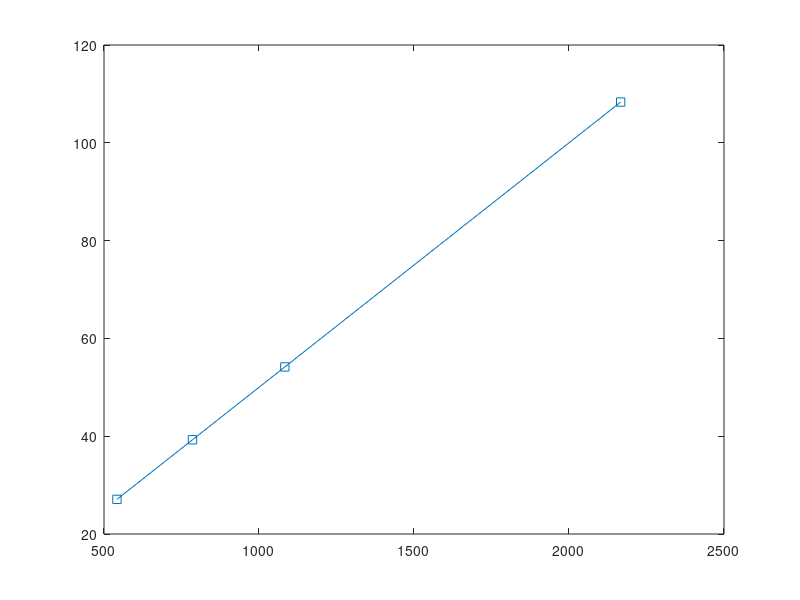

Reproduce this figure in MATLAB. (Note: this script raises an error after producing the figure.)
close all; clear;

% Colors for plots
co = [0.0000 0.4470 0.7410
      0.8500 0.3250 0.0980
      0.9290 0.6940 0.1250
      0.4940 0.1840 0.5560
      0.4660 0.6740 0.1880
      0.3010 0.7450 0.9330
      0.6350 0.0780 0.1840];

%% PATHS
% Inputs path
input_folder = '../data_generation/inputs/';
addpath(input_folder)

% functions paths
addpath(genpath('utils'))
addpath(genpath('/home/hernan/cardiac-motion'))
addpath(genpath('/home/hernan/HARPIanalysis'))

% Output folder
outputs = {'outputs/noisy/HARPI/',
           'outputs/noisy/Exact/',
           'outputs/noisy/HARP/',
           'outputs/noisy/SinMod/'};
for i=1:numel(outputs)
   mkdir(outputs{i});
end
   
%% INPUT DATA
% Analysis to be performed
RUN_EXACT   = false;
RUN_SinMod  = false;
RUN_HARP    = false;
RUN_HARPI   = true;
RUN_TAGGING = RUN_SinMod || RUN_HARP || RUN_HARPI;
RUN_ERROR   = true;

% Errors to be estimated
SinMod_ERROR = true;
HARP_ERROR = true;
HARPI_ERROR = true;

% Number of cardiac phases
fr  = 1:6;
Nfr = numel(fr);

%% FILTERS SPECS (for image processing)
% Filter specs
KSpaceFilter = 'Transmission';
BTW_cutoff = [1 1 1 1];
BTW_order  = [];
KSpaceFollowing = false;

% KSpaceFilter = 'Butterworth';
% BTW_cutoff = [12, 10, 9, 7];
% BTW_order  = 10;
% KSpaceFollowing = false;


%% IMAGING PARAMETERS
% Resolutions
pxsz = [0.001,0.001];
FOV  = [0.1 0.1];
resolution = FOV./pxsz;

% Encoding frequencies
tag_spac = [2.9*pxsz(1) 5.8*pxsz(1) 8*pxsz(1) 11.6*pxsz(1)]; % [m]
ke_spamm = 2*pi./tag_spac;                                   % [rad/m]

%% HARPI INTERPOLATION SPECS
% HARPI options
% undersamplingfac = 1;                   % undersampling factor
% avgundersampling = false;               % average undersampling 
% interpolation    = 'MultiquadricO3RBF';   % interpolation scheme ('gridfit'/'tpaps')
% RBFFactors       = 0.2*ke_spamm;%0.2*ke_spamm;%0.05*ke_spamm
% smoothingfac     = 1e-4;

% % Current working setup (Butterworth)
% undersamplingfac = 1;                   % undersampling factor
% avgundersampling = false;               % average undersampling 
% interpolation    = 'MultiquadricO3RBF'; % interpolation scheme ('gridfit'/'tpaps')
% RBFFactors       = 0.05*ke_spamm;       %0.2*ke_spamm;%0.05*ke_spamm
% smoothingfac     = 1e-01*(ke_spamm/ke_spamm(2));

% Current working setup (Transmission)
alpha = (ke_spamm/ke_spamm(1)).^1;
undersamplingfac = 1;                   % undersampling factor
avgundersampling = false;               % average undersampling 
interpolation    = 'MultiquadricO3RBF'; % interpolation scheme ('gridfit'/'tpaps')
RBFFactors       = 0.05*ke_spamm(1)*alpha;
smoothingfac     = 1.0e-02*alpha;

figure(1)
plot(ke_spamm,0.05*ke_spamm(1)*alpha,'s-')
pause

% HARPI output folder
if avgundersampling
  harpi_output = [outputs{1},sprintf('%s/avg/%dX/',interpolation,undersamplingfac)];
else
  harpi_output = [outputs{1},sprintf('%s/no_avg/%dX/',interpolation,undersamplingfac)];    
end
mkdir(harpi_output)

%% MAIN CODE
% Data to be analyzed
data = 0:9;
bias_EXACT  = [];                                      % Corrupted exact data
bias_SinMod = [];                                      % Corrupted C-SPAMM data
bias_HARP   = [];                                      % Corrupted C-SPAMM data
bias = [bias_SinMod, bias_HARP, bias_EXACT];
data(bias) = [];

% Sizes
nos = numel(tag_spac);      % number of tag spacings
nod = numel(data);

%% ERRORS
tmp = NaN([nod nos Nfr]);
nRMSE = struct(...
    'HARPI',    tmp,...
    'SinMod',   tmp,...
    'HARP',     tmp);
MDE = struct(...
    'HARPI',    tmp,...
    'SinMod',   tmp,...
    'HARP',     tmp);
nRMSE_CC = struct(...
    'HARPI',    tmp,...
    'SinMod',   tmp,...
    'HARP',     tmp);
nRMSE_RR = struct(...
    'HARPI',    tmp,...
    'SinMod',   tmp,...
    'HARP',     tmp);

% Peak, min and mean strain
tmp = NaN([nod nos Nfr]);
max_values = struct(...
        'CC_HARPI', tmp,...
        'CC_HARP', tmp,...
        'CC_SinMod', tmp,...
        'CC_EXACT', tmp,...
        'RR_HARPI', tmp,...
        'RR_HARP', tmp,...
        'RR_SinMod', tmp,...
        'RR_EXACT', tmp);
min_values = struct(...
        'CC_HARPI', tmp,...
        'CC_HARP', tmp,...
        'CC_SinMod', tmp,...
        'CC_EXACT', tmp,...
        'RR_HARPI', tmp,...
        'RR_HARP', tmp,...
        'RR_SinMod', tmp,...
        'RR_EXACT', tmp);
mean_values = struct(...
        'CC_HARPI', tmp,...
        'CC_HARP', tmp,...
        'CC_SinMod', tmp,...
        'CC_EXACT', tmp,...
        'RR_HARPI', tmp,...
        'RR_HARP', tmp,...
        'RR_SinMod', tmp,...
        'RR_EXACT', tmp);

%% EXACT ANALYSIS
if RUN_EXACT
    for d=1:nod
        for f=1:nos


            % Load data
            filename = sprintf('I_d%02d_f%01d_r%01d.mat',d-1,f-1,0);
            load([input_folder,'reference_images/',filename]);
            load([input_folder,'masks/',filename]);

            % Debug
            fprintf('\n Processing EXACT data (%d/%d)',d-1,nod)

            % Rescale data
            m = I.complex.RescaleSlope;
            b = I.complex.RescaleIntercept;
            Ir = m*double(I.real.Image) + double(b);
            Ii = 1j*(m*double(I.complex.Image) + double(b));
            I = Ir + Ii;

            % Squeeze images
            range = 1:100;
            I = squeeze(I(range,range,1,:,:));
            M = squeeze(M(range,range,1,1,:));

            %
            for i=1:Nfr
                I(:,:,1,i) = I(:,:,1,i)';
                I(:,:,2,i) = I(:,:,2,i)';
                M(:,:,i) = M(:,:,i)';
            end
            
            % Remove outer pixels
            M = removeOuterPixels(M, 1);
            
            % Image size
            Isz = size(M);            
            
            % Get displacements in pixels
            ue = -0.01*angle(I)/0.001;

            % figure(1)
            % subplot 221
            % imagesc(abs(I(:,:,1,6)))
            % subplot 222
            % imagesc(ue(:,:,1,6)); caxis(0.05*[-pi,pi])
            % subplot 223
            % imagesc(abs(I(:,:,2,6)))
            % subplot 224
            % imagesc(ue(:,:,2,6)); caxis(0.05*[-pi,pi])
            % pause
            
            % Displacement
            ux_EXACT = squeeze(ue(:,:,1,:));
            uy_EXACT = squeeze(ue(:,:,2,:));                
            dxe = ux_EXACT(:,:,fr);    % millimeters
            dye = uy_EXACT(:,:,fr);    % millimeters
            dxe(~repmat(M(:,:,1),[1 1 Nfr])) = nan;
            dye(~repmat(M(:,:,1),[1 1 Nfr])) = nan;

            % Strain
            [X, Y] = meshgrid(1:size(ux_EXACT,2), 1:size(ux_EXACT,1));
            options = struct(...
                'X', X,...
                'Y', Y,...
                'mask',M(:,:,1),...
                'times',1:Nfr,...
                'dx', dxe,...
                'dy', dye,...
                'Origin', [],...
                'Orientation', []);
            st = mypixelstrain(options);
            RR_EXACT = NaN([Isz(1) Isz(2) Nfr]);
            CC_EXACT = NaN([Isz(1) Isz(2) Nfr]);
            RR_EXACT(repmat(st.maskimage(:,:,1),[1 1 Nfr])) = st.RR(:);
            CC_EXACT(repmat(st.maskimage(:,:,1),[1 1 Nfr])) = st.CC(:);

            % figure(1)
            % subplot 121;
            % imagesc(CC_EXACT(:,:,end)); colorbar; %caxis([-0.2 0.2])
            % subplot 122;
            % imagesc(RR_EXACT(:,:,end)); colorbar; %caxis([-0.2 0.2])
            % pause(0.1)
            
            % Write exact displacement and strain
            mask_exact = st.maskimage(:,:,1);
            save([outputs{2},filename(1:11),'_n0.mat'],'dxe','dye','RR_EXACT','CC_EXACT','mask_exact');
        end
    end
end


%% SinMod AND HARP ANALYSIS
if RUN_TAGGING

    for f=[2 4]%[1 2 4]%1:nos

        % SPAMM encoding frequency
        ke = [ke_spamm(f) ke_spamm(f)];

        for d=1:nod

            % Load data
            filename = sprintf('I_d%02d_f%01d_r%01d_n0.mat',d-1,f-1,0);
            load([input_folder,'noisy_images/',filename]);
            load([input_folder,'masks/',filename(1:11),'.mat']);
            
            % Rescale data
            m = I.complex.RescaleSlope;
            b = I.complex.RescaleIntercept;
            Ir = m*double(I.real.Image) + double(b);
            Ii = 1j*(m*double(I.complex.Image) + double(b));
            I = Ir + Ii;
            
            % Squeeze data
            range = 1:100;
            I = squeeze(I(range,range,1,:,:));
            M = squeeze(M(range,range,1,1,:));

            %
            for i=1:Nfr
                M(:,:,i) = M(:,:,i)';
                I(:,:,1,i) = I(:,:,1,i)';
                I(:,:,2,i) = I(:,:,2,i)';
%                 figure(10)
%                 imagesc(abs(I(:,:,1,i)).*abs(I(:,:,2,i))); colormap(gray)
%                 pause
            end

            % Remove outer pixels
            M = removeOuterPixels(M, 1);
            
            % Debug
            fprintf('\n Processing data %d, lambda %d',d-1,f-1)

            % Image size
            Isz = size(I);

            % SinMod Displacement
            if RUN_SinMod

                % Displacement
                options = struct(...
                    'Mask',              M,...
                    'ke',                ke*pxsz(1),...
                    'FOV',               Isz(1:2),...
                    'PixelSize',         [1 1],...
                    'SearchWindow',      [3,3],...
                    'Frames',            1:Nfr,...
                    'show',              false,...
                    'theta',             deg2rad([0 90]),...
                    'UnwrapPhase',       false,...
                    'Seed',              'auto',...
                    'Connectivity',      8,...
                    'CheckQuality',      true,...
                    'QualityPower',      8,...
                    'QualityFilterSize', 15,...
                    'Window',            false,...
                    'Frame2Frame',       true,...
                    'KSpaceFilter',      KSpaceFilter,...
                    'BTW_cutoff',        BTW_cutoff(f),...
                    'BTW_order',         BTW_order,...
                    'KSpaceFollowing',   KSpaceFollowing);
                [us] = get_SinMod_motion(I, options);
                dxs = squeeze(us(:,:,1,:));
                dys = squeeze(us(:,:,2,:));

                % SinMod Strain
                [X, Y] = meshgrid(1:size(dxs,2), 1:size(dys,1));
                options = struct(...
                    'X', X,...
                    'Y', Y,...
                    'mask',M(:,:,1),...
                    'times',1:Nfr,...
                    'dx', dxs,...
                    'dy', dys,...
                    'Origin', [],...
                    'Orientation', []);
                st = mypixelstrain(options);
                RR_SinMod = NaN([Isz(1) Isz(2) Nfr]);
                CC_SinMod = NaN([Isz(1) Isz(2) Nfr]);
                RR_SinMod(repmat(st.maskimage(:,:,1),[1 1 Nfr])) = st.RR(:);
                CC_SinMod(repmat(st.maskimage(:,:,1),[1 1 Nfr])) = st.CC(:);

                % figure(1)
                % imagesc(CC_SinMod(:,:,end))
                % axis off equal
                % colormap jet
                % pause

                % Write displacement and strain
                mask_sinmod = st.maskimage(:,:,1);
                save([outputs{4},filename],'dxs','dys','RR_SinMod','CC_SinMod','mask_sinmod');

            end

            % HARP displacement
            if RUN_HARP
                args = struct(...
                        'Mask',             M,...
                        'ke',               ke*pxsz(1),...
                        'FOV',              Isz(1:2),...
                        'PixelSize',        [1 1],...
                        'Frames',           fr,...
                        'tol',              1e-2,...
                        'maxiter',          30,...
                        'GradientEval',     5,...
                        'SearchWindow',     [3,3],...
                        'PhaseWindow',      [2,2],...
                        'show',             false,...
                        'ShowConvergence',  false,...
                        'Seed',             'auto',...
                        'theta',            [0 pi/2],...
                        'Connectivity',     8,...
                        'KSpaceFilter',     KSpaceFilter,...
                        'BTW_cutoff',       BTW_cutoff(f),...
                        'BTW_order',        BTW_order,...
                        'KSpaceFollowing',  KSpaceFollowing);
                [ux_HARP, uy_HARP] = HARPTracking(I, args);
                dxh = ux_HARP;    % pixels
                dyh = uy_HARP;    % pixels

                % HARP strain
                % TODO: ELIMINAR OPCION ADICIONAL AÑADIDA A mypixelstrain
                [X, Y] = meshgrid(1:size(ux_HARP,2), 1:size(ux_HARP,1));
                options = struct(...
                    'X', X,...
                    'Y', Y,...
                    'mask',M(:,:,1),...
                    'times',1:Nfr,...
                    'dx', ux_HARP,...
                    'dy', uy_HARP,...
                    'Origin', [],...
                    'checknans',  false,...
                    'Orientation', []);
                st = mypixelstrain(options);
                RR_HARP = NaN([Isz(1) Isz(2) Nfr]);
                CC_HARP = NaN([Isz(1) Isz(2) Nfr]);
                RR_HARP(repmat(st.maskimage(:,:,1),[1 1 Nfr])) = st.RR(:);
                CC_HARP(repmat(st.maskimage(:,:,1),[1 1 Nfr])) = st.CC(:);

                % figure(1)
                % subplot 121
                % imagesc(CC_HARP(:,:,end)); colorbar
                % subplot 122
                % imagesc(RR_HARP(:,:,end)); colorbar
                % pause(0.1)

                % Write displacement and strain
                mask_harp = st.maskimage(:,:,1);
                save([outputs{3},filename],...
                     'dxh','dyh','RR_HARP','CC_HARP','mask_harp');

            end

            % HARPI displacement
            if RUN_HARPI

                % Seed points
                seeds_mask = bwmorph(M(:,:,1),'skel',Inf);
                [X,Y] = meshgrid(1:Isz(2),1:Isz(1));
                xi = X(seeds_mask); xi = xi(2:5:end);
                yi = Y(seeds_mask); yi = yi(2:5:end);

                args = struct(...
                        'Mask',             M,...
                        'ke',               ke,...
                        'FOV',              [0.1 0.1],...
                        'PixelSize',        pxsz,...
                        'SearchWindow',     [0,0],...
                        'PhaseWindow',      [2,2],...
                        'Frames',           1:Nfr,...
                        'theta',            deg2rad([0 90]),...
                        'show',             false,...
                        'ShowConvergence',  false,...
                        'tol',              1e-8,...
                        'Method',           interpolation,...
                        'RBFFactor',        [1 1]*RBFFactors(f),...,...
                        'RBFFacDist',       'DecreasingLinear',...
                        'SpatialSmoothing', smoothingfac(f),...
                        'UndersamplingFac', undersamplingfac,...
                        'AvgUndersampling', avgundersampling,...
                        'Seed',             'auto',...
                        'Connectivity',     8,...
                        'TrackingPoint',    [xi,yi],...
                        'KSpaceFilter',     KSpaceFilter,...
                        'BTW_cutoff',       BTW_cutoff(f),...
                        'BTW_order',        BTW_order,...
                        'KSpaceFollowing',  KSpaceFollowing,...
                        'PeakCombination',  false,...
                        'RefPhaseSmoothing',true);
                metadata = HARPI(I, args);
                ux_HARPI = metadata.arraydx;
                uy_HARPI = metadata.arraydy;
                dxi = ux_HARPI;%*pxsz(1);    % pixels to meters
                dyi = uy_HARPI;%*pxsz(2);    % pixels to meters

                % HARP strain
                % TODO: ELIMINAR OPCION ADICIONAL AÑADIDA A mypixelstrain
                [X, Y] = meshgrid(1:size(ux_HARPI,2), 1:size(ux_HARPI,1));
                options = struct(...
                    'X', X,...
                    'Y', Y,...
                    'mask',M(:,:,1),...
                    'times',1:Nfr,...
                    'dx', ux_HARPI,...
                    'dy', uy_HARPI,...
                    'Origin', [],...
                    'checknans',  false,...
                    'Orientation', []);
                st = mypixelstrain(options);
                RR_HARPI = NaN([Isz(1) Isz(2) Nfr]);
                CC_HARPI = NaN([Isz(1) Isz(2) Nfr]);
                RR_HARPI(repmat(st.maskimage(:,:,1),[1 1 Nfr])) = st.RR(:);
                CC_HARPI(repmat(st.maskimage(:,:,1),[1 1 Nfr])) = st.CC(:);

                figure(1)
                load(['outputs/noisy/Exact/',filename]);
                CC = CC_EXACT(:,:,end);
                CA = [min(CC(:)) max(CC(:))];
                subplot 121
                imagesc(CC_EXACT(:,:,end)); colorbar; colormap(jet); caxis(CA)
                subplot 122
                imagesc(CC_HARPI(:,:,end)); colorbar; colormap(jet); caxis(CA)

                % Write displacement and strain
                mask_harpi = st.maskimage(:,:,1);
                save([harpi_output,filename],...
                     'dxi','dyi','RR_HARPI','CC_HARPI','mask_harpi');
            end                

        end
    end
end


%% ERROR ANALYSIS
if RUN_ERROR
    for f=[1 2 4]%1:nos         % spacing
        
        % Mean values
        mean_h = zeros([nod Nfr]);
        mean_s = zeros([nod Nfr]); 
        mean_i = zeros([nod Nfr]); 
        mean_e = zeros([nod Nfr]);            

        for d=1:nod

            % Load global data
            filename = sprintf('I_d%02d_f%01d_r%01d_n0.mat',d-1,f-1,0);
            load(['outputs/noisy/Exact/',filename]);
            load([input_folder,'masks/',filename(1:11),'.mat']);

            % Squeeze mask
            M = squeeze(M(:,:,1,1,:));
            for i=1:size(M,3)
                M(:,:,i) = M(:,:,i)';
            end

            % Debug
            fprintf('\n Estimating error metrics in data %d, tag spacing %d',d-1,f-1)
            
            %% Errors estimation                   
            % Reference mask
            m = mask_exact; 
            N = sum(m(:));           
            for l=1:Nfr

                % References
                dx_exact = dxe(:,:,l);  % x-displacement
                dy_exact = dye(:,:,l);  % y-displacement
                CC_EXACT_ = CC_EXACT(:,:,l);  % CC strain component
                RR_EXACT_ = RR_EXACT(:,:,l);  % RR strain component
                me = sqrt(dx_exact(m).^2 + dy_exact(m).^2);   % displacement magnitude
                min_values.CC_HARP(d,f,l) = min(CC_EXACT_(m));
                max_values.CC_HARP(d,f,l)  = max(CC_EXACT_(m));
                min_values.RR_HARP(d,f,l) = min(RR_EXACT_(m));
                max_values.RR_HARP(d,f,l)  = max(RR_EXACT_(m));
                mean_values.RR_HARP(d,f,l) = mean(RR_EXACT_(m));
                mean_values.CC_HARP(d,f,l) = mean(CC_EXACT_(m));
                
                % HARP errors
                if HARP_ERROR
                    load(['outputs/noisy/HARP/',filename]);
                    dx_harp = dxh(:,:,l);  % x-displacement
                    dy_harp = dyh(:,:,l);  % y-displacement
                    CC_HARP_ = CC_HARP(:,:,l);  % CC strain component
                    RR_HARP_ = RR_HARP(:,:,l);  % RR strain component
                    mh = sqrt(dx_harp(m).^2 + dy_harp(m).^2);   % displacement magnitude
                    angle_HARP = rad2deg(acos(abs(dx_harp(m).*dx_exact(m) + ...
                                dy_harp(m).*dy_exact(m))./(mh.*me)));  % directional error
                    MDE.HARP(d,f,l)  = (1/N)*sum(angle_HARP(:));    % mean directional error
                    nRMSE.HARP(d,f,l)  = 1/(max(me)*sqrt(N))*sqrt(sum((dx_harp(m)-dx_exact(m)).^2 + (dy_harp(m)-dy_exact(m)).^2));
                    nRMSE_CC.HARP(d,f,l)  = 1/(max(abs(CC_EXACT_(m)))*sqrt(N))*sqrt(sum((CC_HARP_(m) - CC_EXACT_(m)).^2));
                    nRMSE_RR.HARP(d,f,l)  = 1/(max(abs(RR_EXACT_(m)))*sqrt(N))*sqrt(sum((RR_HARP_(m) - RR_EXACT_(m)).^2));
                    min_values.CC_HARP(d,f,l) = min(CC_HARP_(m));
                    max_values.CC_HARP(d,f,l)  = max(CC_HARP_(m));
                    min_values.RR_HARP(d,f,l) = min(RR_HARP_(m));
                    max_values.RR_HARP(d,f,l)  = max(RR_HARP_(m));
                    mean_values.RR_HARP(d,f,l) = mean(RR_HARP_(m));
                    mean_values.CC_HARP(d,f,l) = mean(CC_HARP_(m));
                end

              % SinMod errors
              if SinMod_ERROR
                  load(['outputs/noisy/SinMod/',filename]);
                  dx_sinmod = dxs(:,:,l);  % x-displacement
                  dy_sinmod = dys(:,:,l);  % y-displacement
                  CC_SinMod_ = CC_SinMod(:,:,l);  % CC strain component
                  RR_SinMod_ = RR_SinMod(:,:,l);  % RR strain component
                  ms = sqrt(dx_sinmod(m).^2 + dy_sinmod(m).^2);   % displacement magnitude
                  angle_SinMod  = rad2deg(acos(abs(dx_sinmod(m).*dx_exact(m) + ...
                                dy_sinmod(m).*dy_exact(m))./(ms.*me)));  % directional error
                  MDE.SinMod(d,f,l)  = (1/N)*sum(angle_SinMod(:));    % mean directional error
                  nRMSE.SinMod(d,f,l)  = 1/(max(me)*sqrt(N))*sqrt(sum((dx_sinmod(m)-dx_exact(m)).^2 + (dy_sinmod(m)-dy_exact(m)).^2));
                  nRMSE_CC.SinMod(d,f,l)  = 1/(max(abs(CC_EXACT_(m)))*sqrt(N))*sqrt(sum((CC_SinMod_(m) - CC_EXACT_(m)).^2));
                  nRMSE_RR.SinMod(d,f,l)  = 1/(max(abs(RR_EXACT_(m)))*sqrt(N))*sqrt(sum((RR_SinMod_(m) - RR_EXACT_(m)).^2));
                  min_values.CC_SinMod(d,f,l) = min(CC_SinMod_(m));
                  max_values.CC_SinMod(d,f,l)  = max(CC_SinMod_(m));
                  min_values.RR_SinMod(d,f,l) = min(RR_SinMod_(m));
                  max_values.RR_SinMod(d,f,l)  = max(RR_SinMod_(m));
                  mean_values.RR_SinMod(d,f,l) = mean(RR_SinMod_(m));
                  mean_values.CC_SinMod(d,f,l) = mean(CC_SinMod_(m));
              end

              % HARPI errors
              if HARPI_ERROR
                  load([harpi_output,filename]);    
                  dx_harpi = dxi(:,:,l);  % x-displacement
                  dy_harpi = dyi(:,:,l);  % y-displacement
                  CC_HARPI_ = CC_HARPI(:,:,l);  % CC strain component
                  RR_HARPI_ = RR_HARPI(:,:,l);  % RR strain component
                  mi = sqrt(dx_harpi(m).^2 + dy_harpi(m).^2);   % displacement magnitude
                  angle_HARPI  = rad2deg(acos(abs(dx_harpi(m).*dx_exact(m) + ...
                                dy_harpi(m).*dy_exact(m))./(mi.*me)));  % directional error
                  MDE.HARPI(d,f,l)  = (1/N)*sum(angle_HARPI(:));    % mean directional error
                  nRMSE.HARPI(d,f,l)  = 1/(max(me)*sqrt(N))*sqrt(sum((dx_harpi(m)-dx_exact(m)).^2 + (dy_harpi(m)-dy_exact(m)).^2));
                  nRMSE_CC.HARPI(d,f,l)  = 1/(max(abs(CC_EXACT_(m)))*sqrt(N))*sqrt(sum((CC_HARPI_(m) - CC_EXACT_(m)).^2));
                  nRMSE_RR.HARPI(d,f,l)  = 1/(max(abs(RR_EXACT_(m)))*sqrt(N))*sqrt(sum((RR_HARPI_(m) - RR_EXACT_(m)).^2));
                  min_values.CC_HARPI(d,f,l) = min(CC_HARPI_(m));
                  max_values.CC_HARPI(d,f,l)  = max(CC_HARPI_(m));
                  min_values.RR_HARPI(d,f,l) = min(RR_HARPI_(m));
                  max_values.RR_HARPI(d,f,l)  = max(RR_HARPI_(m));
                  mean_values.RR_HARPI(d,f,l) = mean(RR_HARPI_(m));
                  mean_values.CC_HARPI(d,f,l) = mean(CC_HARPI_(m));
                  
                  if l==6 && f==2
                      r = 10:90;
                      figure('visible','off')
                      CA = [min(CC_EXACT_(:)) max(CC_EXACT_(:))];
                      imagesc(CC_EXACT_(r,r),'alphadata',m(r,r));
                      cb = colorbar;
                      cb.Label.Interpreter = 'latex';
                      caxis(CA)
                      colormap(jet)
                      axis off square
                      % print('-depsc','-r600', sprintf('%01d_CC_EXACT',d));
                      print('-dpng','-r600', sprintf('%01d_CC_EXACT',d));

                      figure('visible','off')
                      imagesc(CC_HARP_(r,r),'alphadata',m(r,r));
                      cb = colorbar;
                      cb.Label.Interpreter = 'latex';
                      caxis(CA)
                      colormap(jet)
                      axis off square  
                      % print('-depsc','-r600', sprintf('%01d_CC_HARP',d));
                      print('-dpng','-r600', sprintf('%01d_CC_HARP',d));
                      
                      figure('visible','off')
                      imagesc(CC_SinMod_(r,r),'alphadata',m(r,r));
                      cb = colorbar;
                      cb.Label.Interpreter = 'latex';
                      caxis(CA)
                      colormap(jet)
                      axis off square
                      % print('-depsc','-r600', sprintf('%01d_CC_SinMod',d));
                      print('-dpng','-r600', sprintf('%01d_CC_SinMod',d));

                      figure('visible','off')
                      imagesc(CC_HARPI_(r,r),'alphadata',m(r,r)); 
                      cb = colorbar;
                      cb.Label.Interpreter = 'latex';
                      caxis(CA)
                      colormap(jet)
                      axis off square                      
                      % print('-depsc','-r600', sprintf('%01d_CC_HARPI',d));
                      print('-dpng','-r600', sprintf('%01d_CC_HARPI',d));
                  end
                  
              end
                
            end
        end
    end

    %% Errors
    [mean_HARPI_mag, std_HARPI_mag]   = meanstd(100*nRMSE.HARPI,1);
    [mean_SinMod_mag, std_SinMod_mag] = meanstd(100*nRMSE.SinMod,1);
    [mean_HARP_mag, std_HARP_mag]     = meanstd(100*nRMSE.HARP,1);

    [mean_HARPI_ang, std_HARPI_ang]   = meanstd(MDE.HARPI,1);
    [mean_SinMod_ang, std_SinMod_ang] = meanstd(MDE.SinMod,1);
    [mean_HARP_ang, std_HARP_ang]     = meanstd(MDE.HARP,1);    

    [mean_HARPI_CC, std_HARPI_CC]   = meanstd(100*nRMSE_CC.HARPI,1);
    [mean_SinMod_CC, std_SinMod_CC] = meanstd(100*nRMSE_CC.SinMod,1);
    [mean_HARP_CC, std_HARP_CC]     = meanstd(100*nRMSE_CC.HARP,1);

    [mean_HARPI_RR, std_HARPI_RR]   = meanstd(100*nRMSE_RR.HARPI,1);
    [mean_SinMod_RR, std_SinMod_RR] = meanstd(100*nRMSE_RR.SinMod,1);
    [mean_HARP_RR, std_HARP_RR]     = meanstd(100*nRMSE_RR.HARP,1);    
        
    %% Save workspace
    save([harpi_output,'workspace.mat']);

end


%% plots
spa = 2;
figure,
subplot 221
errorbar(mean_HARP_mag(spa,2:end),std_HARP_mag(spa,2:end),'LineWidth',2); hold on
errorbar(mean_HARPI_mag(spa,2:end),std_HARPI_mag(spa,2:end),'LineWidth',2); hold on
errorbar(mean_SinMod_mag(spa,2:end),std_SinMod_mag(spa,2:end),'LineWidth',2); hold off
legend('HARP','HARPI','SinMod')
axis([0 6 0 25])
xlabel('displacement (in wavelengths)', 'interpreter', 'LaTeX');
ylabel('nRMSE (\%)', 'interpreter', 'LaTeX')
ax = gca;
ax.XAxis.TickLabels = [0.1 0.2 0.3 0.4 0.5];
ax.XAxis.TickValues = [1 2 3 4 5];
ax.YAxis.TickValues = [0 5 10 15 20 25];

subplot 222
errorbar(mean_HARP_ang(spa,2:end),std_HARP_ang(spa,2:end),'LineWidth',2); hold on
errorbar(mean_HARPI_ang(spa,2:end),std_HARPI_ang(spa,2:end),'LineWidth',2); hold on
errorbar(mean_SinMod_ang(spa,2:end),std_SinMod_ang(spa,2:end),'LineWidth',2); hold off
legend('HARP','HARPI','SinMod')
axis([0 6 0 10])
xlabel('displacement (in wavelengths)', 'interpreter', 'LaTeX');
ylabel('DE ($^o$)', 'interpreter', 'LaTeX')
ax = gca;
ax.XAxis.TickLabels = [0.1 0.2 0.3 0.4 0.5];
ax.XAxis.TickValues = [1 2 3 4 5];
ax.YAxis.TickValues = [0 2 4 6 8 10];

subplot 223
errorbar(mean_HARP_CC(spa,2:end),std_HARP_CC(spa,2:end),'LineWidth',2); hold on
errorbar(mean_HARPI_CC(spa,2:end),std_HARPI_CC(spa,2:end),'LineWidth',2); hold on
errorbar(mean_SinMod_CC(spa,2:end),std_SinMod_CC(spa,2:end),'LineWidth',2); hold off
legend('HARP','HARPI','SinMod')
axis([0 6 0 40])
xlabel('displacement (in wavelengths)', 'interpreter', 'LaTeX');
ylabel('CC nRMSE (\%)', 'interpreter', 'LaTeX')
ax = gca;
ax.XAxis.TickLabels = [0.1 0.2 0.3 0.4 0.5];
ax.XAxis.TickValues = [1 2 3 4 5];
ax.YAxis.TickValues = [0 20 40 60 80 100 120 140 160];

subplot 224
errorbar(mean_HARP_RR(spa,2:end),std_HARP_RR(spa,2:end),'LineWidth',2); hold on
errorbar(mean_HARPI_RR(spa,2:end),std_HARPI_RR(spa,2:end),'LineWidth',2); hold on
errorbar(mean_SinMod_RR(spa,2:end),std_SinMod_RR(spa,2:end),'LineWidth',2); hold off
legend('HARP','HARPI','SinMod')
axis([0 6 0 100])
xlabel('displacement (in wavelengths)', 'interpreter', 'LaTeX');
ylabel('RR nRMSE (\%)', 'interpreter', 'LaTeX')
ax = gca;
ax.XAxis.TickLabels = [0.1 0.2 0.3 0.4 0.5];
ax.XAxis.TickValues = [1 2 3 4 5];
ax.YAxis.TickValues = [0 40 80 120 160 200 240];

